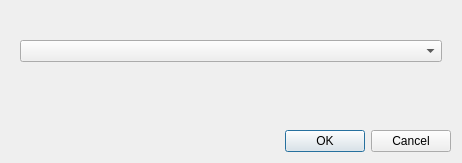
<?xml version="1.0" encoding="UTF-8"?>
<ui version="4.0">
 <class>MInputDialog</class>
 <widget class="QDialog" name="MInputDialog">
  <property name="geometry">
   <rect>
    <x>0</x>
    <y>0</y>
    <width>462</width>
    <height>163</height>
   </rect>
  </property>
  <property name="windowTitle">
   <string>Dialog</string>
  </property>
  <layout class="QVBoxLayout" name="verticalLayout">
   <item>
    <widget class="QWidget" name="widget" native="true">
     <layout class="QVBoxLayout" name="verticalLayout_2">
      <item>
       <widget class="QLabel" name="label">
        <property name="text">
         <string/>
        </property>
       </widget>
      </item>
      <item>
       <widget class="QComboBox" name="comboBox"/>
      </item>
     </layout>
    </widget>
   </item>
   <item>
    <spacer name="verticalSpacer">
     <property name="orientation">
      <enum>Qt::Vertical</enum>
     </property>
     <property name="sizeHint" stdset="0">
      <size>
       <width>20</width>
       <height>40</height>
      </size>
     </property>
    </spacer>
   </item>
   <item>
    <widget class="QDialogButtonBox" name="buttonBox">
     <property name="orientation">
      <enum>Qt::Horizontal</enum>
     </property>
     <property name="standardButtons">
      <set>QDialogButtonBox::Cancel|QDialogButtonBox::Ok</set>
     </property>
    </widget>
   </item>
  </layout>
 </widget>
 <resources/>
 <connections>
  <connection>
   <sender>buttonBox</sender>
   <signal>accepted()</signal>
   <receiver>MInputDialog</receiver>
   <slot>accept()</slot>
   <hints>
    <hint type="sourcelabel">
     <x>248</x>
     <y>254</y>
    </hint>
    <hint type="destinationlabel">
     <x>157</x>
     <y>274</y>
    </hint>
   </hints>
  </connection>
  <connection>
   <sender>buttonBox</sender>
   <signal>rejected()</signal>
   <receiver>MInputDialog</receiver>
   <slot>reject()</slot>
   <hints>
    <hint type="sourcelabel">
     <x>316</x>
     <y>260</y>
    </hint>
    <hint type="destinationlabel">
     <x>286</x>
     <y>274</y>
    </hint>
   </hints>
  </connection>
 </connections>
</ui>
